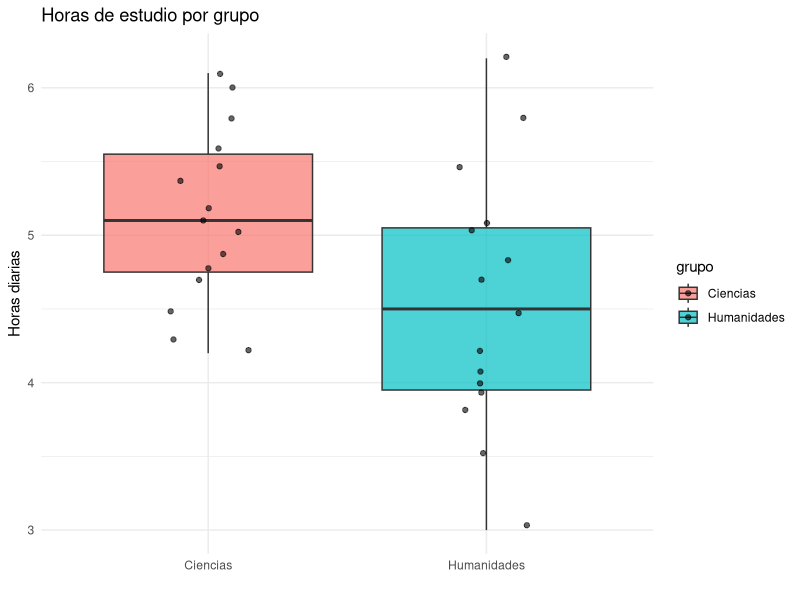
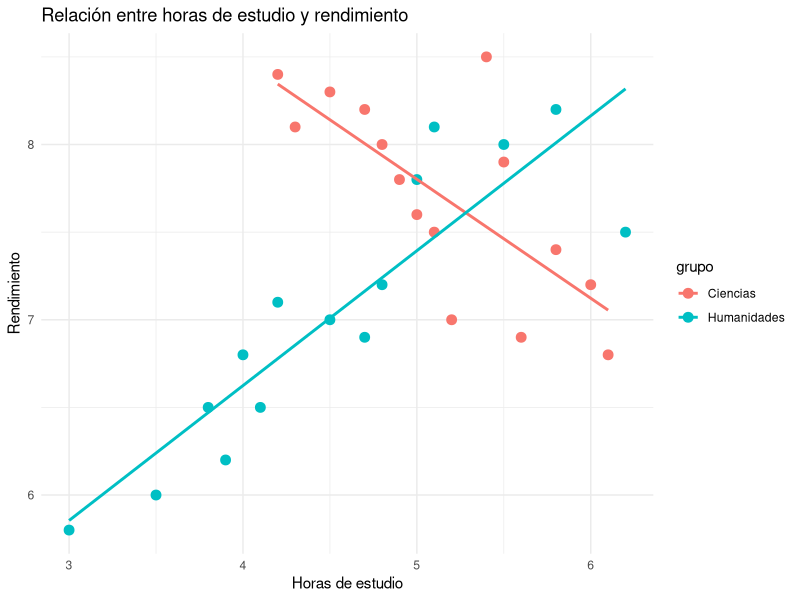
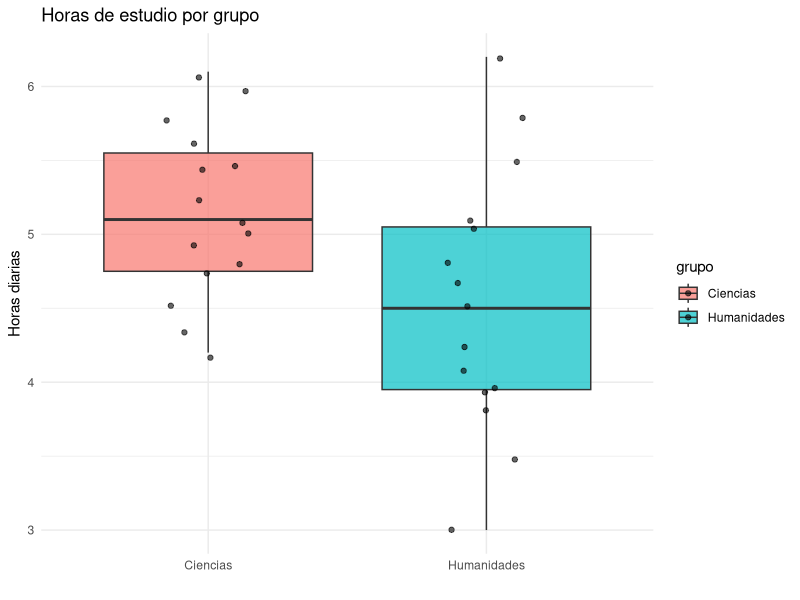
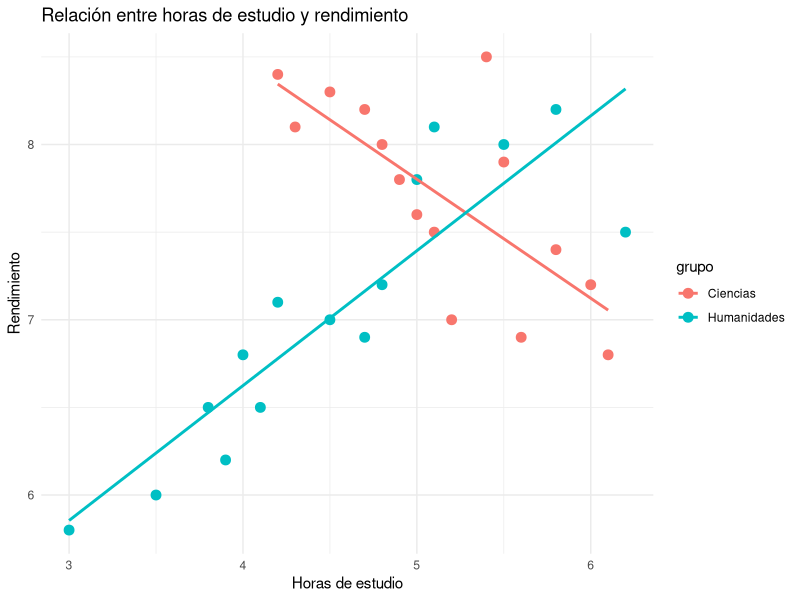

Generate these figures, in order, with R:
# Librerías necesarias
if(!require(tidyverse)) install.packages("tidyverse")
if(!require(ggpubr)) install.packages("ggpubr")

library(tidyverse)
library(ggpubr)

set.seed(123)

# Datos simulados: dos grupos de estudiantes
datos <- data.frame(
  grupo = rep(c("Ciencias", "Humanidades"), each = 15),
  horas_estudio = c(
    5.1,4.8,6.0,5.4,4.9,5.2,4.7,5.5,6.1,4.3,5.8,4.5,5.0,5.6,4.2,
    3.8,4.5,5.1,4.0,6.2,3.5,4.8,5.5,3.0,4.2,5.8,4.7,3.9,5.0,4.1
  ),
  rendimiento = c(
    7.5,8.0,7.2,8.5,7.8,7.0,8.2,7.9,6.8,8.1,7.4,8.3,7.6,6.9,8.4,
    6.5,7.0,8.1,6.8,7.5,6.0,7.2,8.0,5.8,7.1,8.2,6.9,6.2,7.8,6.5
  )
)

# Estadísticos básicos
resumen <- datos %>%
  group_by(grupo) %>%
  summarise(
    media_horas = mean(horas_estudio),
    sd_horas = sd(horas_estudio),
    media_rend = mean(rendimiento),
    sd_rend = sd(rendimiento),
    cv_horas = sd(horas_estudio)/mean(horas_estudio)*100,
    cv_rend = sd(rendimiento)/mean(rendimiento)*100
  )

# Prueba t y correlación
t_test <- t.test(horas_estudio ~ grupo, data = datos)
cor_test <- cor.test(datos$horas_estudio, datos$rendimiento)

# Boxplot de horas de estudio
g1 <- ggplot(datos, aes(x = grupo, y = horas_estudio, fill = grupo)) +
  geom_boxplot(alpha = 0.7) +
  geom_jitter(width = 0.15, alpha = 0.6) +
  labs(title="Horas de estudio por grupo", y="Horas diarias", x="") +
  theme_minimal()

# Dispersión horas vs rendimiento
g2 <- ggplot(datos, aes(x = horas_estudio, y = rendimiento, color = grupo)) +
  geom_point(size=3) +
  geom_smooth(method="lm", se=FALSE) +
  labs(title="Relación entre horas de estudio y rendimiento",
       x="Horas de estudio", y="Rendimiento") +
  theme_minimal()

# Resultados en pantalla
print(resumen)
print(t_test)
print(cor_test)

# Gráficas
print(g1)
print(g2)

# Guardar archivos
ggsave("boxplot_horas.png", g1, width=7, height=5)
ggsave("dispersion.png", g2, width=7, height=5)
write.csv(datos, "datos_estudio.csv", row.names = FALSE)

